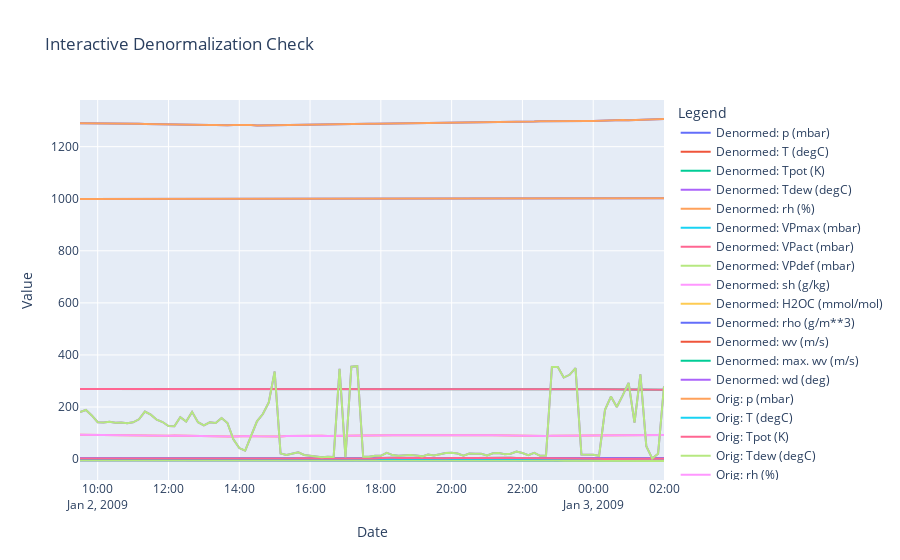

This figure's notebook cell:
### Markdown cell above
We can superimpose the denormalized and original timeseries slices on one another to confirm they are identical:

### Code cell
import plotly.graph_objects as go

# Sample data creation
df1 = denormed_slice
df2 = df_orig_slice

# Plotting
fig = go.Figure()

# Add traces for the first dataframe
for column in df1.columns:
    fig.add_trace(go.Scatter(x=df2.index, y=df1[column], mode='lines', name=f'Denormed: {column}'))

# Add traces for the second dataframe
for column in df2.columns:
    fig.add_trace(go.Scatter(x=df2.index, y=df2[column], mode='lines', name=f'Orig: {column}'))

# Update layout
fig.update_layout(title='Interactive Denormalization Check',
                  xaxis_title='Date',
                  yaxis_title='Value',
                  legend_title='Legend',
                  hovermode='x unified')

# Show the plot
fig.show()
